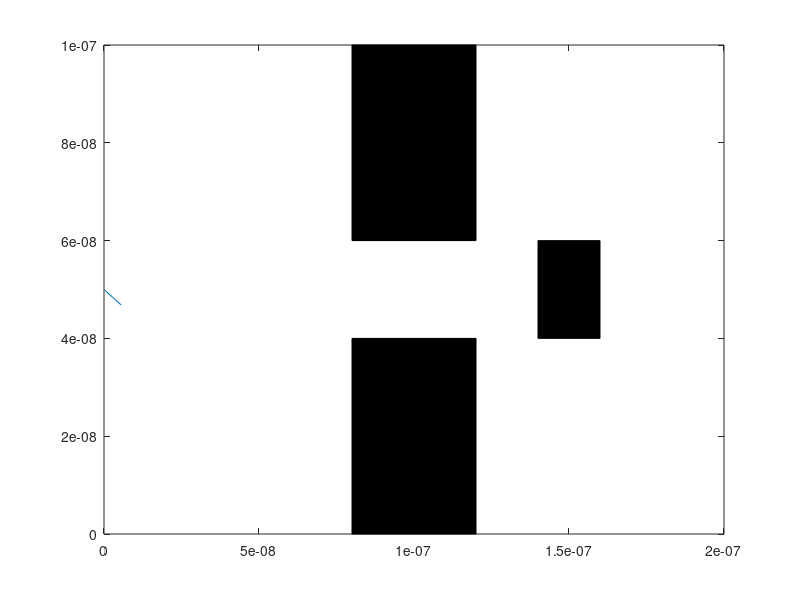

Here is the MATLAB script that generated this plot: (Note: this script raises an error after producing the figure.)
%% Assignment 1 - Simulation 3 - 2
% Enhancements - Injection - 
%  Jinseng Vanderkloot 101031534
%% Initialization of individual electron values

clc
clear all
close all 

m0 = 9.10938215e-31;            % electron mass
mn = 0.26*m0;                   % Effective mass
Temp = 300;                     % Inital Temp (K)
kb = 1.3806504e-23;             % Boltzmann constant
tmn = 0.2e-12;                  % Mean time between collision 

% Region Area 
wArea = 200e-9;
lArea = 100e-9;

%Thermal Velocity (Question 1.A) 
vt=sqrt((2*kb*Temp)/mn);        % Sim in 2D so (2*kb*Temp), 3D is (3*kb*Temp)
%% Electrons position and velocity arrays
numElec = 20;                   %Number of simulated Electrons 
numEPlot = 20;                  %Number of plotted Electrons 
dt = (lArea*wArea);             %Typically 1/100 of region size
stepsTot = 200;                 %Total amount of steps (1000 was a long simulation) 
tTot= stepsTot*dt;              %Total Simulation time 
x = zeros(1,numElec);           %Inital X matrix          
y = zeros(1,numElec);           %Inital y matrix  
vx = zeros(1,numElec);          %Inital velocity x matrix  
vy = zeros(1,numElec);          %Inital velocity y matrix
vtot = zeros(1,numElec);        %Inital velocity matrix
avgTemp=0;                      %Set average Temp to 0 

%Electron color assignment
for cnt = 1:numElec
    colors= rand(numElec,3);
    y(cnt) = 50e-9;
end

%Probability of Scatter 
scatOn = 1;                     %Turn Scatter on (1) or off(0)
Pscatter = 1-exp(-dt/tmn);      %Scatter Equation 
tScatter = zeros(1,numElec);
%% Bottle Neck Boundary 
% X limit (no particle between X1 and X2 - Cosider Y limits) 
boxX1=80e-9;
boxX2=120e-9;
% Y Limit (no particles between 0 and Y1 and Y2 to Y limit) 
boxY1 = 40e-9;
boxY2 = 60e-9;

%New Box
boxX3 = 140e-9;
boxX4 = 160e-9;
boxY3 = 40e-9;
boxY4 = 60e-9;

%Boundary Energy/Velocity loss coefficient, when hitting wall, increase
%velocity = increase temp, decrease velocity = decrease temp
vloss = 1.1; 
%% Main loop 
t=0;
intCNT = 1; %Counter with time
while t < tTot
    t = t + dt; 
    
    %Store old position 
    oldx = x;
    oldy = y;
    
    %Inject one elctron for each loop iteration
    if intCNT <= numElec
        %Add a velocity for injected electron 
        vx(intCNT)=sqrt(vt^2)*abs(randn());  % velocity * Gaussian dist   
        vy(intCNT)=sqrt(vt^2)*randn();  % velocity * Gaussian dist 
        vtot(intCNT)= sqrt (vx(intCNT)^2)+(vy(intCNT)^2);
    end 

    %Update to new position 
    x(1:numElec) = x(1:numElec) + (vx(1:numElec).*dt);
    y(1:numElec) = y(1:numElec) + (vy(1:numElec).*dt);  
    vtot(1:numElec)= sqrt ((vx(1:numElec).^2)+(vy(1:numElec).^2));
   
    for check = 1:numElec
        %Scatter 
        if scatOn==1
            if Pscatter > rand()
                if vx ~= 0
                vx(check)=sqrt(vt^2 /2)*randn();
                vy(check)=sqrt(vt^2 /2)*randn();
                end
            end
        end

        %Apply Boundary Conditions
        %If bottom contact, bounce off in opposite direction
        if (y(check)<=0)
            y(check) = 0;
            vy(check) = -vy(check);
        end
        %If top contact, bounce off in opposite directio
        if (y(check)>=lArea)
            y(check) = lArea;
            vy(check) = -vy(check);
        end
        %if left side of box, come out right side 
        if(x(check)<=0)
           x(check) = 0;
           vx(check) = -vx(check);
        end
        %if right side of box, come out left side
        if(x(check)>=wArea)
           x(check) = wArea;
           vx(check) = -vx(check);
        end

        %Apply bottle neck conditions 
        %If contact on left walls of boundary (not in Gap)
        if (oldx(check)<boxX1 && x(check)>=boxX1 && (y(check)<= boxY1 || y(check)>= boxY2))
            x(check)=boxX1;
            vx(check) = -(vx(check)*vloss); 
        end
        %If contact on right walls of boundary (not in Gap)
        if (oldx(check)>boxX2 && x(check)<=boxX2 && (y(check)<= boxY1 || y(check)>= boxY2))
            x(check)=boxX2;
            vx(check) = -(vx(check)*vloss); 
        end
        %If contact with bottom boundary in gap
        if (x(check)>boxX1 && x(check)< boxX2 && oldy(check)>boxY1 && y(check)<= boxY1)
            y(check)= boxY1;
            vy(check) = -(vy(check)*vloss); 
        end
        %If contact with top boundary in gap 
        if (x(check)>boxX1 && x(check)< boxX2 && oldy(check)<boxY2 && y(check)>=boxY2)
            y(check)=boxY2;
            vy(check) = -(vy(check)*vloss); 
        end

        %Apply bottle neck conditions for new box 
        if (oldx(check)<boxX3 && x(check)>=boxX3 && (y(check)<= boxY4 || y(check)>= boxY3))
            x(check)=boxX3;
            vx(check) = -(vx(check)*vloss); 
        end
        %If contact on right walls of boundary (not in Gap)
        if (oldx(check)>boxX4 && x(check)<=boxX4 && (y(check)<= boxY4 || y(check)>= boxY3))
            x(check)=boxX4;
            vx(check) = -(vx(check)*vloss); 
        end
        %If contact with bottom boundary in gap
        if (x(check)>boxX3 && x(check)< boxX4 && oldy(check)>boxY4 && y(check)<= boxY4)
            y(check)= boxY4;
            vy(check) = -(vy(check)*vloss); 
        end
        %If contact with top boundary in gap 
        if (x(check)>boxX3 && x(check)< boxX4 && oldy(check)<boxY3 && y(check)>=boxY3)
            y(check)=boxY3;
            vy(check) = -(vy(check)*vloss); 
        end
    end 

    %Plot Boundary and map some electrons
    for Eplot = 1:numEPlot
        figure(1)
        %if the electron went out of sides and back on other side, do not
        %draw line
        if abs(oldx(Eplot)-x(Eplot))<(wArea/2)
            p = plot([oldx(Eplot),x(Eplot)],[oldy(Eplot),y(Eplot)]);
        end
        rectangle('Position',[boxX1 0 (boxX2-boxX1) boxY1],'FaceColor',[0 0 0])
        rectangle('Position',[boxX1 boxY2 (boxX2-boxX1) (lArea-boxY2)],'FaceColor',[0 0 0])
        rectangle('Position',[boxX3 boxY3 (boxX4-boxX3) (boxY4-boxY3)],'FaceColor',[0 0 0])
        p.Color=colors(Eplot,:);
        axis([0,wArea,0,lArea]);
        ptitle=['Electron Model steps (',intCNT, '/',stepsTot];
        title(ptitle), xlabel('Position (m)', 'FontSize', 10), ylabel('Position (m)', 'FontSize', 10);
        hold on;
    end 
    pause(0.01);    
    intCNT = intCNT + 1; 
 
end 


